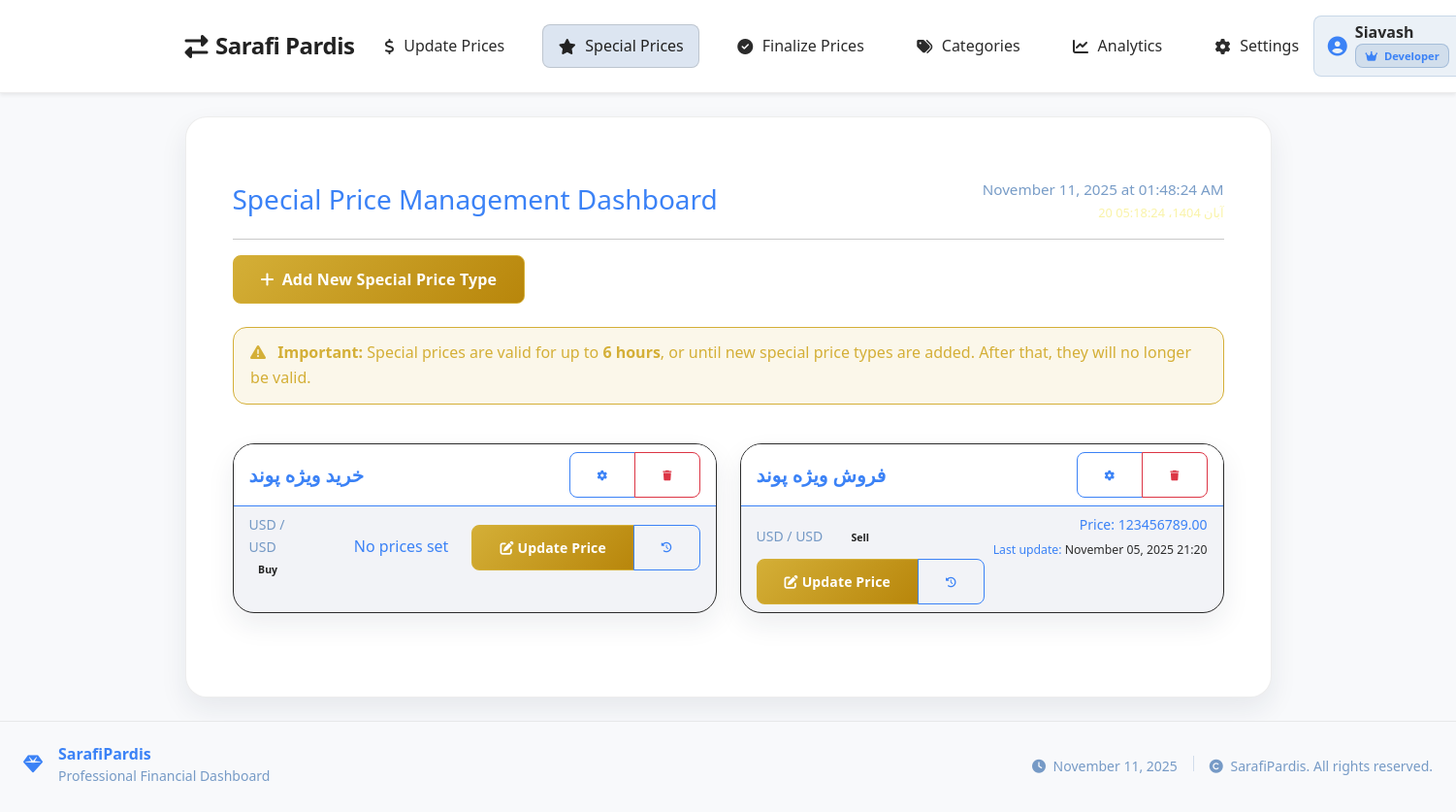
/special-prices/ (signed in), run on the app's committed database.
### accounts/models.py (models this page shows, shortened)
class CustomUser(AbstractBaseUser, PermissionsMixin):
    ROLE_MANAGEMENT = 'management'
    ROLE_EMPLOYEE = 'employee'
    ROLE_DEVELOPER = 'developer'
    ROLE_CHOICES = (
        (ROLE_MANAGEMENT, 'Management'),
        (ROLE_EMPLOYEE, 'Employee'),
        (ROLE_DEVELOPER, 'Developer'),
    )
    username = models.CharField(max_length=150, unique=True)
    full_name = models.CharField(max_length=255, blank=True)
    role = models.CharField(max_length=20, choices=ROLE_CHOICES, default=ROLE_EMPLOYEE)
    is_active = models.BooleanField(default=True)
    is_staff = models.BooleanField(default=False)
    date_joined = models.DateTimeField(default=timezone.now)
    objects = CustomUserManager()
    USERNAME_FIELD = 'username'
    REQUIRED_FIELDS = []
    class Meta:
        verbose_name = 'user'
        verbose_name_plural = 'users'
    def get_full_name(self):
        return self.full_name or self.username

### special_price/models.py (models this page shows, shortened)
class SpecialPriceType(models.Model):
    name = models.CharField(max_length=100, unique=True)
    slug = models.SlugField(max_length=120, blank=True, unique=True)
    source_currency = models.ForeignKey(Currency, on_delete=models.PROTECT, related_name='special_price_types_source')
    target_currency = models.ForeignKey(Currency, on_delete=models.PROTECT, related_name='special_price_types_target')
    TRADE_CHOICES = (
        ('buy', 'Buy'),
        ('sell', 'Sell'),
    )
    trade_type = models.CharField(max_length=10, choices=TRADE_CHOICES)
    description = models.TextField(blank=True, null=True)
    created_at = models.DateTimeField(auto_now_add=True)
    updated_at = models.DateTimeField(auto_now=True)
    class Meta:
        verbose_name = "Special Price Type"
        verbose_name_plural = "Special Price Types"
        ordering = ['name']

class SpecialPriceHistory(models.Model):
    special_price_type = models.ForeignKey(SpecialPriceType, on_delete=models.CASCADE, related_name='special_price_histories')
    price = models.DecimalField(max_digits=20, decimal_places=2, validators=[MinValueValidator(0)])
    created_at = models.DateTimeField(auto_now_add=True)
    updated_at = models.DateTimeField(auto_now=True)
    notes = models.TextField(blank=True, null=True)
    class Meta:
        verbose_name = "Special Price History"
        verbose_name_plural = "Special Price Histories"
        ordering = ['-created_at']

### category/models.py (models this page shows, shortened)
class Currency(models.Model):
    code = models.CharField(max_length=10, unique=True)
    name = models.CharField(max_length=100)
    symbol = models.CharField(max_length=10, blank=True)
    class Meta:
        verbose_name = 'Currency'
        verbose_name_plural = 'Currencies'

### special_price/views.py (the view)
# urls.py: path('', views.special_price_dashboard, name='dashboard'),
def special_price_dashboard(request):
    special_price_types = SpecialPriceType.objects.prefetch_related(
        Prefetch(
            'special_price_histories',
            queryset=SpecialPriceHistory.objects.order_by('-created_at')
        )
    ).select_related('source_currency', 'target_currency').all()
    context = {
        'special_price_types': special_price_types
    }
    return render(request, 'special_price/special_price_dashboard.html', context)

### category/context_processors.py (called while the page is built)
def categories_processor(request):
    return {
        'categories': Category.objects.prefetch_related('price_types').all()
    }

### special_price/templates/special_price/special_price_dashboard.html (shortened to what this page needs)
{% extends "base.html" %}
{% load static %}
{% load special_price_tags %}
{% block content %}
<div class="container-fluid py-4">
    <div class="row mb-4">
        <div class="col-12">
            <div class="d-flex justify-content-between align-items-center">
                <h1 class="h3 mb-0 text-gold">Special Price Management Dashboard</h1>
                <div class="text-gold-light time-display">
                    <div class="time-english" id="current-time"></div>
                    <div class="time-jalali" id="current-time-jalali"></div>
                </div>
            </div>
            <hr class="border-gold">
            <div class="d-flex justify-content-between align-items-center mt-3">
                <a href="{% url 'special_price:add_type' %}" class="btn btn-gold">
                    <i class="fas fa-plus me-2"></i>Add New Special Price Type
                </a>
            </div>
        </div>
    </div>
    <div class="row mb-4">
        <div class="col-12">
            <div class="alert alert-warning border-gold">
                <i class="fas fa-exclamation-triangle me-2"></i>
                <strong>Important:</strong> Special prices are valid for up to <strong>6 hours</strong>, or until new special price types are added. After that, they will no longer be valid.
            </div>
        </div>
    </div>
    <div class="row">
        {% for special_price_type in special_price_types %}
        <div class="col-md-6 mb-4">
            <div class="card bg-dark border-gold h-100">
                <div class="card-header bg-black-secondary border-bottom-gold">
                    <div class="d-flex justify-content-between align-items-center">
                        <h5 class="card-title mb-0 text-gold">{{ special_price_type.name }}</h5>
                        <div class="btn-group">
                            <a href="{% url 'special_price:edit_type' special_price_type.id %}"
                               class="btn btn-sm btn-outline-light border-gold text-gold"
                               title="Edit Special Price Type">
                            </a>
                            <a href="{% url 'special_price:delete_type' special_price_type.id %}"
                               class="btn btn-sm btn-outline-danger border-danger text-danger"
                               title="Delete Special Price Type"
                               onclick="return confirm('Are you sure you want to delete this special price type? This will also delete all its price history.');">
                            </a>
                        </div>
                    </div>
                </div>
                <div class="card-body p-0">
                    <div class="list-group list-group-flush">
                        <div class="list-group-item bg-dark border-light-gold">
                            <div class="row align-items-center">
                                <div class="col">
                                    <div class="small">
                                        <span class="text-gold-light me-3">{{ special_price_type.source_currency.code }} / {{ special_price_type.target_currency.code }}</span>
                                        <span class="badge bg-light-gold text-dark">{{ special_price_type.get_trade_type_display }}</span>
                                    </div>
                                </div>
                                <div class="col-auto">
                                    {% with latest_price=special_price_type.special_price_histories.first %}
                                    {% if latest_price %}
                                    <div class="text-end small">
                                        <div class="text-gold mb-1">Price: {{ latest_price.price }}</div>
                                        <div class="text-gold small">
                                            Last update:
                                            <span>{{ latest_price.updated_at|date:"F d, Y H:i" }}</span>
                                        </div>
                                    </div>
                                    {% else %}
                                    <div class="text-gold">No prices set</div>
                                    {% endif %}
                                    {% endwith %}
                                </div>
                                <div class="col-auto">
                                    <div class="btn-group">
                                        <a href="{% url 'special_price:update_price' special_price_type.id %}"
                                           class="btn btn-sm btn-gold"
                                           title="Update Price">
                                            <i class="fas fa-edit me-1"></i>Update Price
                                        </a>
                                        <a href="{% url 'special_price:price_history' special_price_type.id %}"
                                           class="btn btn-sm btn-outline-light border-gold text-gold"
                                           title="View History">
                                        </a>
                                    </div>
                                </div>
                            </div>
                        </div>
                    </div>
                </div>
            </div>
        </div>
        {% endfor %}
    </div>
</div>
{% endblock %}

### templates/partials/navbar.html (shortened to what this page needs)
<nav class="navbar navbar-expand-lg sticky-top shadow-sm" id="mainNavbar">
        <div class="container ps-0 d-flex align-items-center">
            <a class="navbar-brand fw-bold d-flex align-items-center" href="{% url 'dashboard:home' %}">
                <i class="fas fa-exchange-alt me-2"></i>
                Sarafi Pardis
            </a>
            <div class="collapse navbar-collapse flex-grow-1" id="mainNavbarContent">
                <ul class="navbar-nav mx-auto mb-2 mb-lg-0">
                                          <li class="nav-item">
                          <a class="nav-link" href="{% url 'change_price:dashboard' %}">
                              <i class="fas fa-dollar-sign me-1"></i>
                              Update Prices
                          </a>
                      </li>
                      <li class="nav-item">
                          <a class="nav-link" href="{% url 'special_price:dashboard' %}">
                              <i class="fas fa-star me-1"></i>
                              Special Prices
                          </a>
                      </li>
                      <li class="nav-item">
                          <a class="nav-link" href="{% url 'finalize:dashboard' %}">
                              <i class="fas fa-check-circle me-1"></i>
                              Finalize Prices
                          </a>
                      </li>
                      <li class="nav-item">
                          <a class="nav-link" href="{% url 'category:category_dashboard' %}">
                              <i class="fas fa-tags me-1"></i>
                              Categories
                          </a>
                      </li>
                    <li class="nav-item">
                        <a class="nav-link" href="#">
                            <i class="fas fa-chart-line me-1"></i>
                            Analytics
                        </a>
                    </li>
                    <li class="nav-item">
                        <a class="nav-link" href="{% url 'setting:settings' %}">
                            <i class="fas fa-cog me-1"></i>
                            Settings
                        </a>
                    </li>
                </ul>
                <ul class="navbar-nav user-section align-items-center">
                    {% if user.is_authenticated %}
                        <li class="nav-item">
                            <div class="user-info d-flex align-items-center">
                                <i class="fas fa-user-circle me-2 fs-5" style="color: var(--color-accent);"></i>
                                <div class="text-start">
                                    <div class="fw-semibold lh-1">
                                        {% if user.get_full_name %}
                                            {{ user.get_full_name }}
                                        {% else %}
                                            {{ user.username }}
                                        {% endif %}
                                    </div>
                                    <div class="small text-muted mt-1">
                                        <span class="badge user-role-badge">
                                            <i class="fas fa-crown me-1"></i>
                                            {{ user.role|capfirst }}
                                        </span>
                                    </div>
                                </div>
                            </div>
                        </li>
                    {% endif %}
                </ul>
            </div>
        </div>
    </nav>

### special_price/templates/special_price/special_price_dashboard.html (style rules this page uses)
.border-gold { border-color: var(--gold-primary) !important; }
.border-light-gold { border-color: rgba(212, 175, 55, 0.2) !important; }
.bg-light-gold { background-color: var(--gold-primary) !important; }
.list-group-item { transition: all 0.2s ease; }
.time-display { display: flex; flex-direction: column; align-items: flex-end; gap: 0.15rem; }
.time-english { font-size: 0.95rem; font-weight: 500; color: var(--gold-light); white-space: nowrap; }
.time-jalali { font-size: 0.8rem; font-weight: 400; color: rgba(247, 239, 138, 0.75); white-space: nowrap; }
.alert-warning { background-color: rgba(212, 175, 55, 0.1) !important; border-color: var(--gold-primary, #D4AF37) !important; color: var(--gold-primary, #D4AF37) !important; }
.btn-gold { background: linear-gradient(135deg, var(--theme-primary, #D4AF37) 0%, var(--theme-dark, #B8860B) 100%) !important; border: 1px solid var(--theme-primary, #D4AF37) !important; color: var(--btn-text-color, #000) !important; font-weight: 600; transition: all 0.3s ease; }
[data-theme="light"] .btn-gold { --btn-text-color: #FFFFFF; }
.btn-outline-danger { border-color: #dc3545 !important; color: #dc3545 !important; }

### data on the page
CustomUser: get_full_name "Siavash", role "Developer"
SpecialPriceType: name "خرید ویژه پوند", source_currency.code "USD", target_currency.code "USD", trade_type "Buy", shows "No prices set"
SpecialPriceType: name "فروش ویژه پوند", source_currency.code "USD", target_currency.code "USD", trade_type "Sell", special_price_histories.first.price "123456789.00", special_price_histories.first.updated_at "November 05, 2025 21:20"
